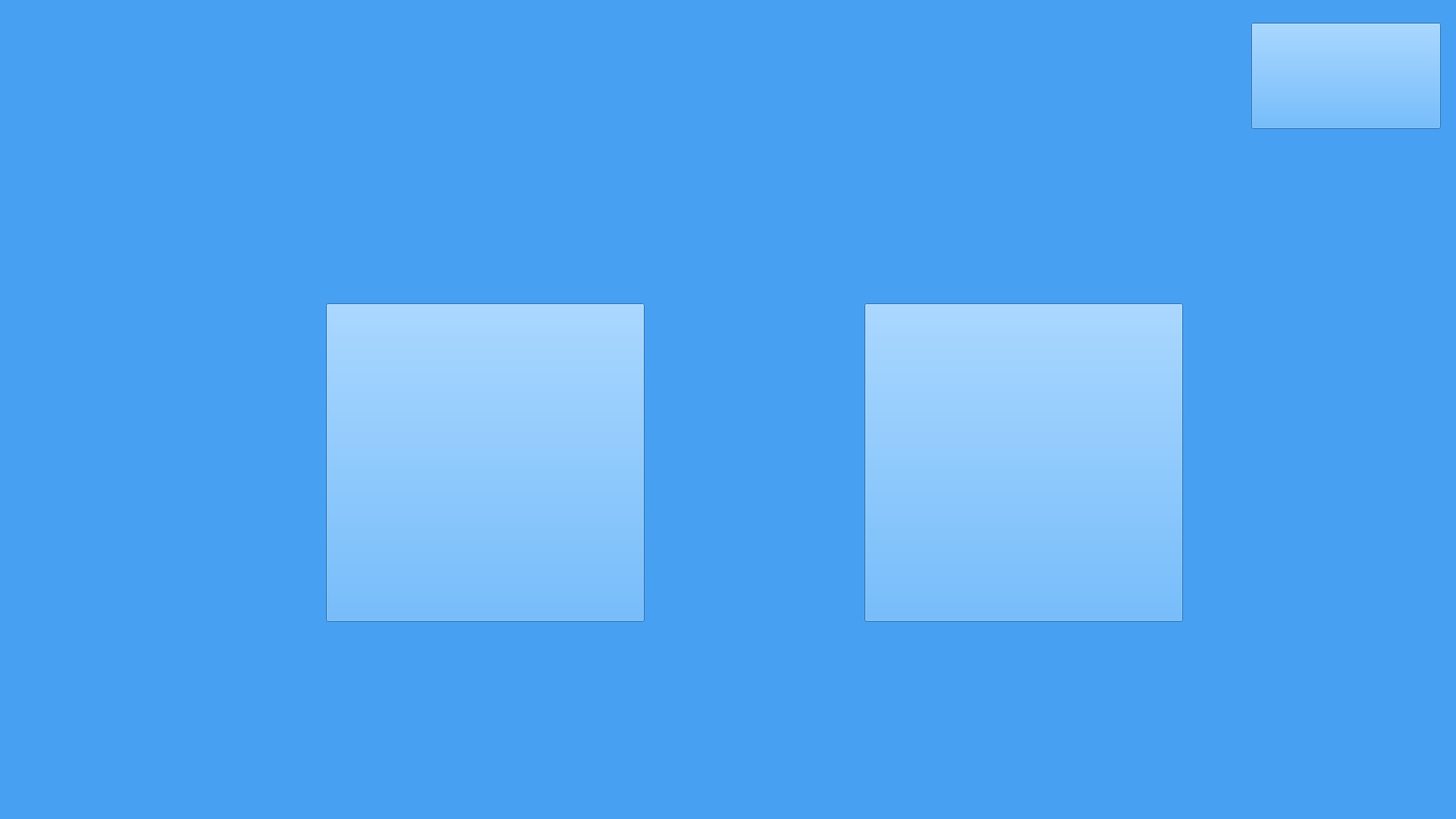
<?xml version="1.0" encoding="UTF-8"?>
<ui version="4.0">
 <class>mode2_choice</class>
 <widget class="QWidget" name="mode2_choice">
  <property name="geometry">
   <rect>
    <x>0</x>
    <y>0</y>
    <width>1920</width>
    <height>1080</height>
   </rect>
  </property>
  <property name="windowTitle">
   <string>Form</string>
  </property>
  <property name="styleSheet">
   <string notr="true">background-color: rgb(71, 160, 242);</string>
  </property>
  <widget class="QPushButton" name="mode2_1button">
   <property name="geometry">
    <rect>
     <x>430</x>
     <y>400</y>
     <width>420</width>
     <height>420</height>
    </rect>
   </property>
   <property name="styleSheet">
    <string notr="true">border-image: url(:/assets/mode2-1button-new.png);
</string>
   </property>
   <property name="text">
    <string/>
   </property>
  </widget>
  <widget class="QPushButton" name="mode2_2button">
   <property name="geometry">
    <rect>
     <x>1140</x>
     <y>400</y>
     <width>420</width>
     <height>420</height>
    </rect>
   </property>
   <property name="styleSheet">
    <string notr="true">border-image: url(:/assets/mode2-2button-new.png);</string>
   </property>
   <property name="text">
    <string/>
   </property>
  </widget>
  <widget class="QPushButton" name="backButton">
   <property name="geometry">
    <rect>
     <x>1650</x>
     <y>30</y>
     <width>250</width>
     <height>140</height>
    </rect>
   </property>
   <property name="styleSheet">
    <string notr="true">border-image: url(:/assets/back_button.png);</string>
   </property>
   <property name="text">
    <string/>
   </property>
  </widget>
 </widget>
 <resources>
  <include location="picture.qrc"/>
 </resources>
 <connections/>
</ui>
